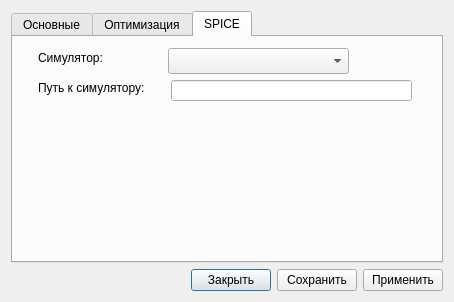
<?xml version="1.0" encoding="UTF-8"?>
<ui version="4.0">
 <class>SettingsDialog</class>
 <widget class="QDialog" name="SettingsDialog">
  <property name="geometry">
   <rect>
    <x>0</x>
    <y>0</y>
    <width>454</width>
    <height>302</height>
   </rect>
  </property>
  <property name="windowTitle">
   <string>Настройки</string>
  </property>
  <layout class="QGridLayout" name="gridLayout">
   <item row="1" column="0">
    <layout class="QHBoxLayout" name="horizontalLayout">
     <item>
      <spacer name="horizontalSpacer">
       <property name="orientation">
        <enum>Qt::Horizontal</enum>
       </property>
       <property name="sizeHint" stdset="0">
        <size>
         <width>40</width>
         <height>20</height>
        </size>
       </property>
      </spacer>
     </item>
     <item>
      <widget class="QPushButton" name="closeButton">
       <property name="text">
        <string>Закрыть</string>
       </property>
      </widget>
     </item>
     <item>
      <widget class="QPushButton" name="saveButton">
       <property name="text">
        <string>Сохранить</string>
       </property>
      </widget>
     </item>
     <item>
      <widget class="QPushButton" name="applyButton">
       <property name="text">
        <string>Применить</string>
       </property>
      </widget>
     </item>
    </layout>
   </item>
   <item row="0" column="0">
    <widget class="QTabWidget" name="settingTabs">
     <property name="currentIndex">
      <number>2</number>
     </property>
     <widget class="QWidget" name="mainTab">
      <attribute name="title">
       <string>Основные</string>
      </attribute>
     </widget>
     <widget class="QWidget" name="optimizeTab">
      <attribute name="title">
       <string>Оптимизация</string>
      </attribute>
      <widget class="QLabel" name="label_3">
       <property name="geometry">
        <rect>
         <x>70</x>
         <y>30</y>
         <width>62</width>
         <height>16</height>
        </rect>
       </property>
       <property name="text">
        <string>Метод:</string>
       </property>
      </widget>
      <widget class="QComboBox" name="optimizeMethodComboBox">
       <property name="geometry">
        <rect>
         <x>260</x>
         <y>20</y>
         <width>111</width>
         <height>26</height>
        </rect>
       </property>
      </widget>
      <widget class="QLineEdit" name="optimizeMaxIterationsLineEdit">
       <property name="geometry">
        <rect>
         <x>260</x>
         <y>60</y>
         <width>113</width>
         <height>21</height>
        </rect>
       </property>
      </widget>
      <widget class="QLabel" name="label_4">
       <property name="geometry">
        <rect>
         <x>70</x>
         <y>60</y>
         <width>161</width>
         <height>31</height>
        </rect>
       </property>
       <property name="text">
        <string>Максимальное
число итераций:</string>
       </property>
      </widget>
      <widget class="QLabel" name="label_5">
       <property name="geometry">
        <rect>
         <x>70</x>
         <y>110</y>
         <width>161</width>
         <height>31</height>
        </rect>
       </property>
       <property name="text">
        <string>Допустимое отклонение
функции:</string>
       </property>
      </widget>
      <widget class="QLineEdit" name="optimizeToleranceFunctionLineEdit">
       <property name="geometry">
        <rect>
         <x>260</x>
         <y>110</y>
         <width>113</width>
         <height>21</height>
        </rect>
       </property>
      </widget>
     </widget>
     <widget class="QWidget" name="spiceTab">
      <attribute name="title">
       <string>SPICE</string>
      </attribute>
      <widget class="QLabel" name="label">
       <property name="geometry">
        <rect>
         <x>25</x>
         <y>13</y>
         <width>75</width>
         <height>16</height>
        </rect>
       </property>
       <property name="text">
        <string>Симулятор:</string>
       </property>
      </widget>
      <widget class="QComboBox" name="spiceSimulatorComboBox">
       <property name="enabled">
        <bool>true</bool>
       </property>
       <property name="geometry">
        <rect>
         <x>155</x>
         <y>11</y>
         <width>181</width>
         <height>26</height>
        </rect>
       </property>
      </widget>
      <widget class="QLabel" name="label_2">
       <property name="geometry">
        <rect>
         <x>25</x>
         <y>43</y>
         <width>125</width>
         <height>16</height>
        </rect>
       </property>
       <property name="text">
        <string>Путь к симулятору:</string>
       </property>
      </widget>
      <widget class="QLineEdit" name="spicePathLineEdit">
       <property name="geometry">
        <rect>
         <x>158</x>
         <y>43</y>
         <width>241</width>
         <height>21</height>
        </rect>
       </property>
      </widget>
     </widget>
    </widget>
   </item>
  </layout>
 </widget>
 <resources/>
 <connections/>
</ui>
